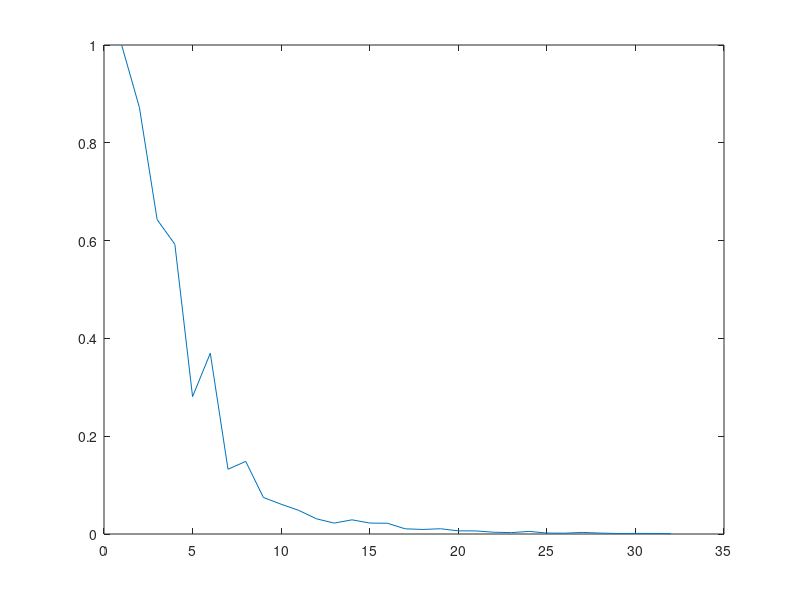

MATLAB code for this plot: (Note: this script raises an error after producing the figure.)
clc
clear
close all

p = 1:32;
predictions = zeros(1,length(p));

a = 3;
x_test = 0;
nSamples = 1000;

for i = 1:length(p)
    
    x_samples     = unifrnd(0, 1, [nSamples, p(i)]);
    x_samples_mag = sqrt(sum(x_samples.*x_samples, 2)); 
    y = exp(-a * x_samples_mag);

    x_closest = min(abs(x_samples_mag - x_test));
    predictions(i) = exp(-a * x_closest);

end

figure
plot(p, predictions);

f = fit(p', predictions', 'exp1');

plot(f, p, predictions);
